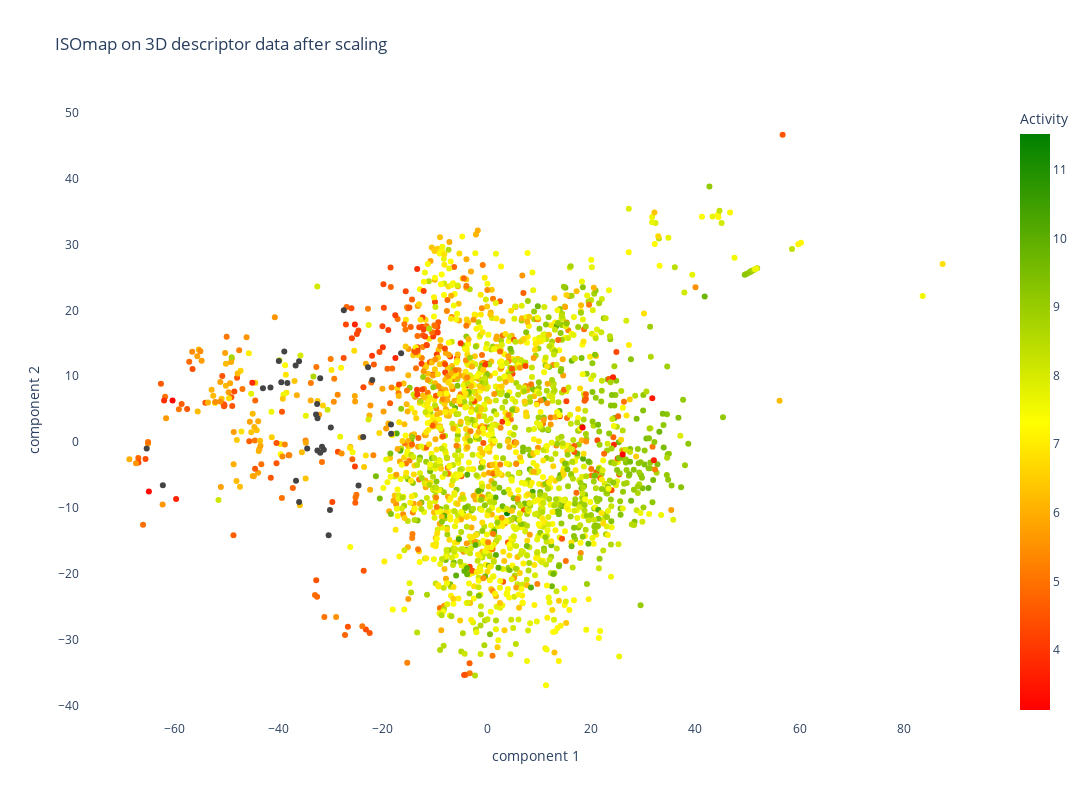

This figure's notebook cell:
### Code cell
fig_3D_scaled_2 = px.scatter(finalDf_3D_scaled, x="component 1", y="component 2",
                    color = "Activity",
                      color_continuous_scale=["red",  "yellow", "green"],
                    hover_data = None ,
                                        
                    title = 'ISOmap on 3D descriptor data after scaling',
                                      width=1200,
                                      height=800,
                          render_mode='SVG',
                         # symbol='scaffold_grouped', 
                             symbol_sequence = symbols
                          )
fig_3D_scaled_2.update_layout(plot_bgcolor='White')
#fig_3D_scaled_2.show()
app_scatter = molplotly.add_molecules(fig=fig_3D_scaled_2,
                                      df=finalDf_3D_scaled,
                                      smiles_col='smiles',
                                      title_col='InChIKey',
                                      condition_col = 'scaffold_grouped')
                                                                          
app_scatter.run_server(mode='inline', port=9710, height=800)

### Figure 1 — Plotly figure (JSON) as saved in the notebook; plotly's stock layout.template omitted (floating-point values rounded to 4 significant figures; data arrays with more than 128 entries replaced by an {"elided": "..."} marker saying what was removed)
{"data": [{"hovertemplate": "component 1=%{x}<br>component 2=%{y}<br>Activity=%{marker.color}<extra></extra>", "legendgroup": "", "marker": {"color": {"elided": "2182 float values"}, "coloraxis": "coloraxis", "symbol": "circle"}, "mode": "markers", "name": "", "orientation": "v", "showlegend": false, "type": "scatter", "x": {"elided": "2182 float values"}, "xaxis": "x", "y": {"elided": "2182 float values"}, "yaxis": "y"}], "layout": {"coloraxis": {"colorbar": {"title": {"text": "Activity"}}, "colorscale": [[0, "red"], [0.5, "yellow"], [1, "green"]]}, "height": 800, "legend": {"tracegroupgap": 0}, "plot_bgcolor": "White", "title": {"text": "ISOmap on 3D descriptor data after scaling"}, "width": 1200, "xaxis": {"anchor": "y", "domain": [0, 1], "title": {"text": "component 1"}}, "yaxis": {"anchor": "x", "domain": [0, 1], "title": {"text": "component 2"}}}}
